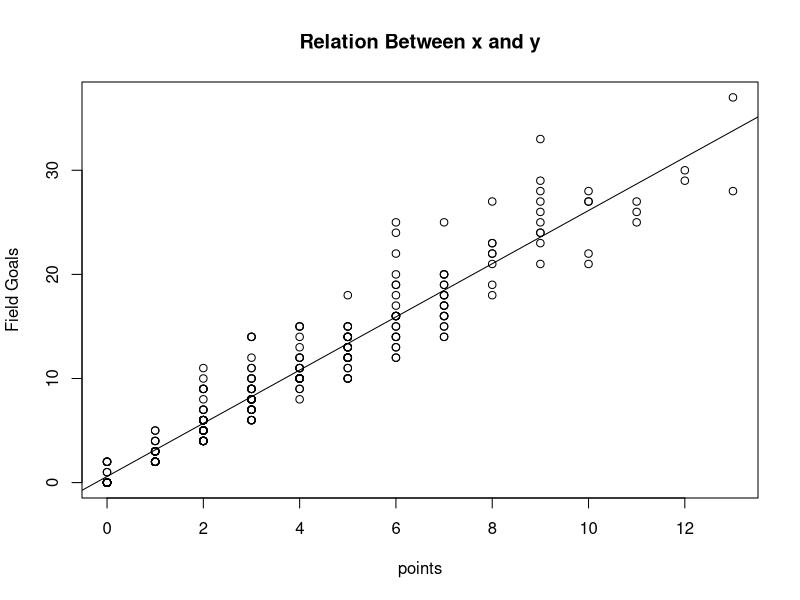
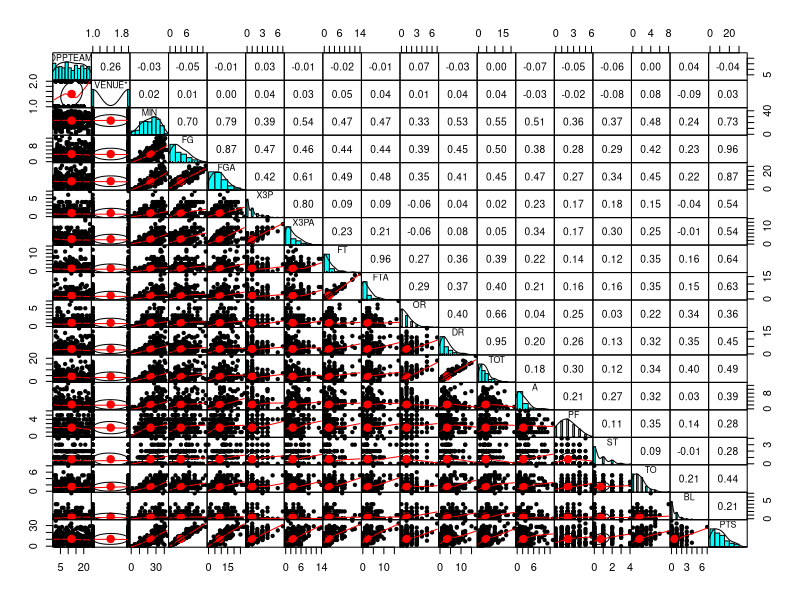
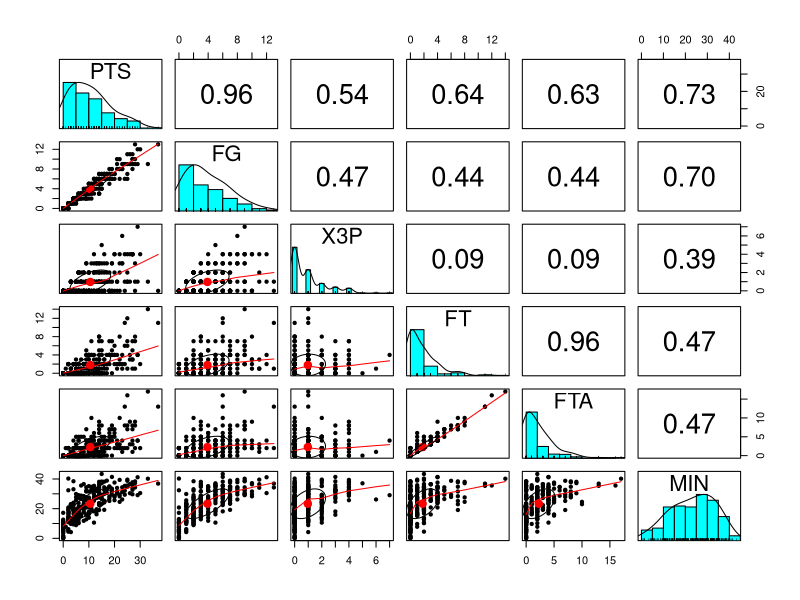
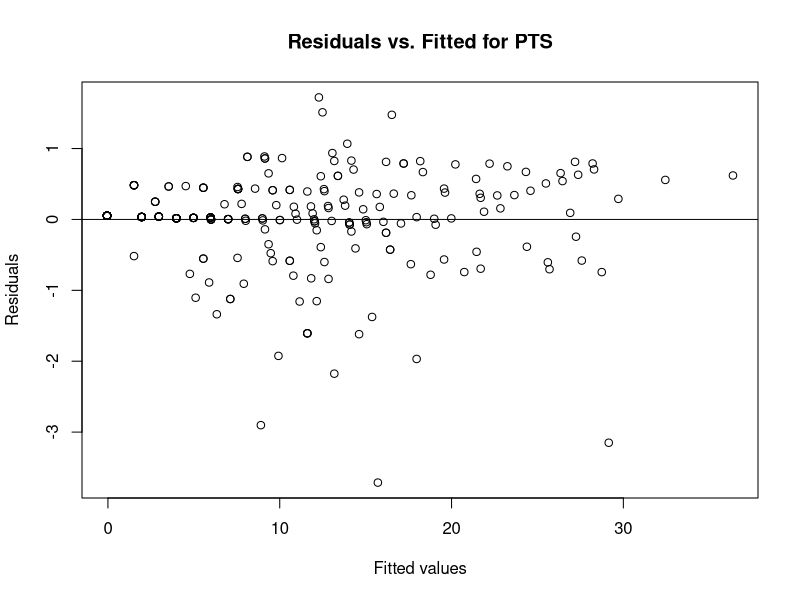
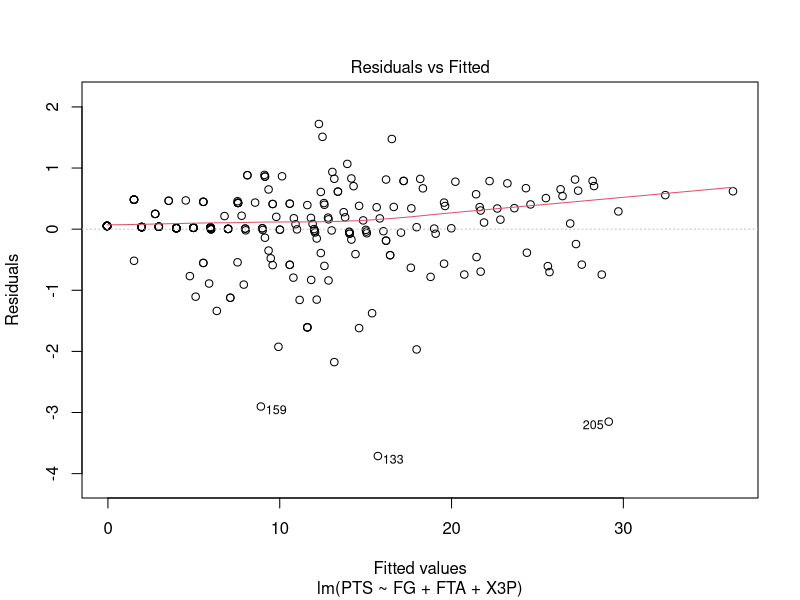
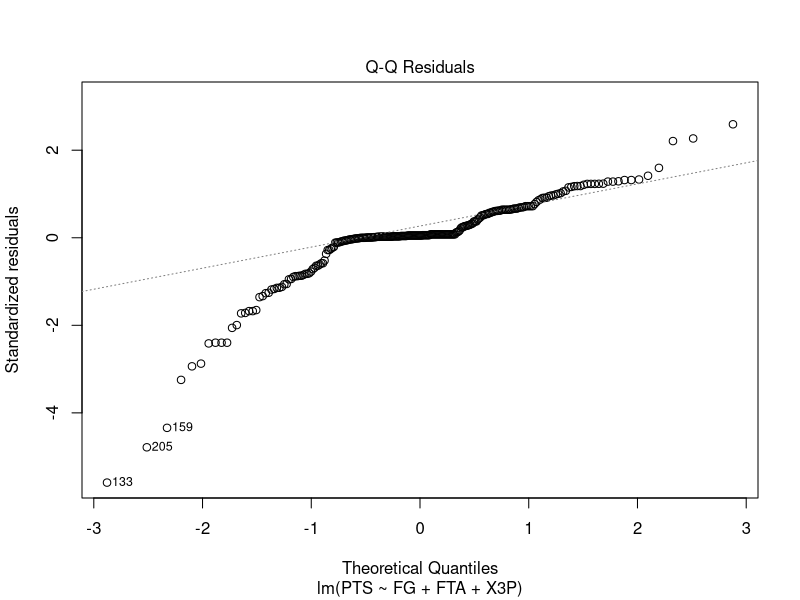
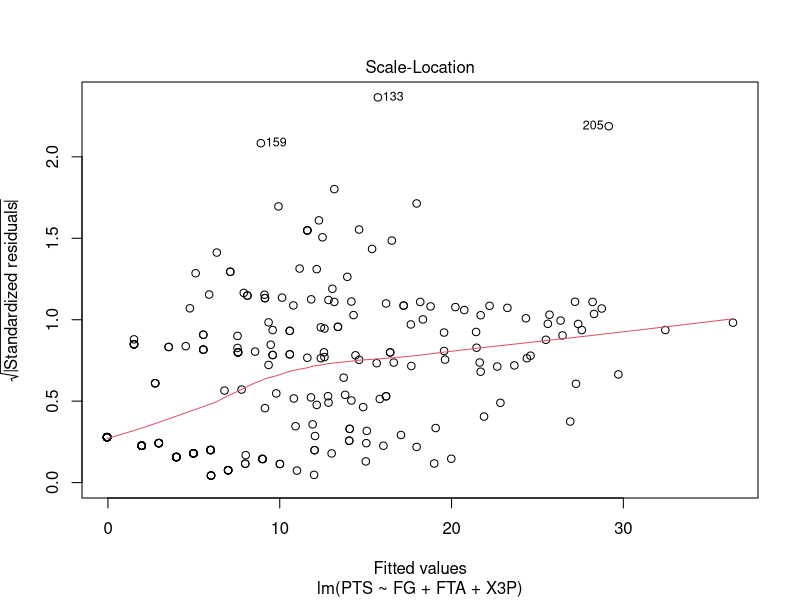
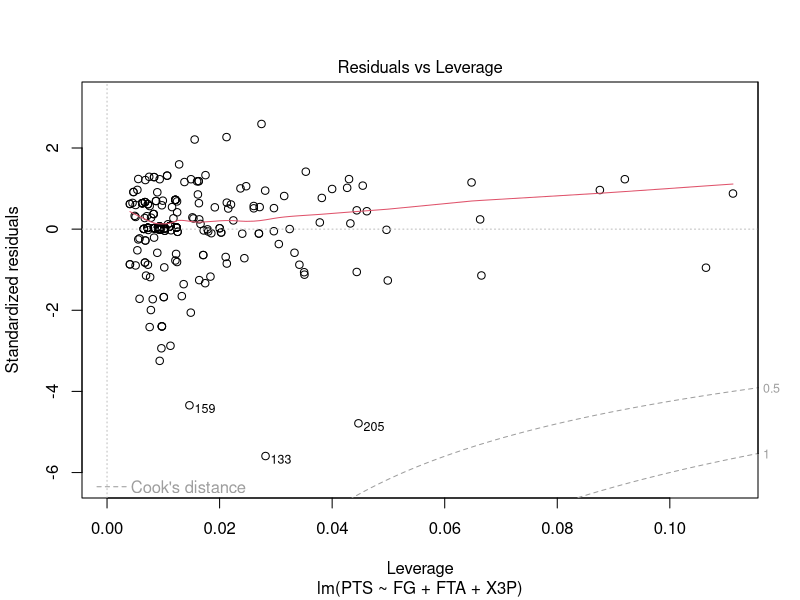

Here is the R script that generated these plots, in order:
## ---- chunk 1
library(psych)
nba.df = read.csv("nba.csv", header =  T, sep = ",")
new.df = subset(nba.df, select = -c(PLAYERFULLNAME,SEASON,OWNTEAM,OPPTEAM))
sprintf("I have picked FG")
mod = lm(PTS~FG, new.df)
summary(mod)
### The model is a good fit as the variance or the adjusted R^2 is .91, also FG predictor is really significant(***). Moreover the Pr value of the coefficient is low which shows that the t values are accurately predicted.
## ---- chunk 2
#PLOTTINF THE ABOVE REGRESSION
plot(new.df$FG,new.df$PTS, xlab = "points", ylab = "Field Goals", main = "Relation Between x and y")
abline(mod)
#SPLITTING THE DATA INTO TWO SUB DATASETS NAMELY TRAIN AND TEST DATASET
set.seed(1122)
index <- sample(1:nrow(nba.df), 250)# PICKS RANDOMLY 250 OBSERVATIONS FROM THE DATAFRAME AND ASSIGN TO INDEX
train <- nba.df[index, ]
test <- nba.df[-index, ]
train
test
## ---- chunk 3
pairs.panels(train[,6:23],gap = 0)
#MAKING A DATAFRAME OF THE MOST IMPORTANT PREDICTORS
subsetFrame = subset(train, select = c(PTS,FG,X3P,FT,FTA,MIN))
#CORRELATION PLOT OF THE MOST IMPORTANT PREDICTORS
pairs.panels(subsetFrame)
## ---- chunk 4
#BUILDING A MULTIVARIATE LINEAR REGRESSON MODEL
mpl.Regressor.model = lm(PTS~FG+FTA+X3P, train)
#PRINTING SUMMARY OF MODEL
summary(mpl.Regressor.model)
confint(mpl.Regressor.model, level=0.95)# SETTING THE CONFIDENCE INTERVAL
### More is the adjusted R^2 value better is the model.THe model is good fit for the data as the variance or R^2, F-statistic has the values, also all the three predictor are significant which we see from the three stars attached to each predictor.
## ---- chunk 5
#
plot(mpl.Regressor.model$fitted.values, mpl.Regressor.model$residuals, 
     xlab = "Fitted values", 
     ylab="Residuals", 
     main="Residuals vs. Fitted for PTS"
     ); 
abline(0, 0)
#PLOT REGRESSION MODEL TO LOOK FOR THE FITTNESS OF THE MODEL
plot(mpl.Regressor.model)
### The homoscedasticity is proved by the graph of residuals as they are normally distributed which is one of the property of the good model
## ---- chunk 6
hist(mpl.Regressor.model$residuals,col = "blue", border = "Green",xlab = "Residuals",main = "Histogram of Residuals")
### The histogram follows Gaussian Distribution
## ---- chunk 7
predicted = predict.lm(mpl.Regressor.model, test , interval="prediction", level=0.95, datatype="numeric")
prediction_verification = data.frame(val_predicted=as.integer(predicted[,1]), true_values=test$PTS)
matched = prediction_verification$val_predicted == prediction_verification$true_values
sprintf("Number of exact match with predicted is %i", sum(matched))
